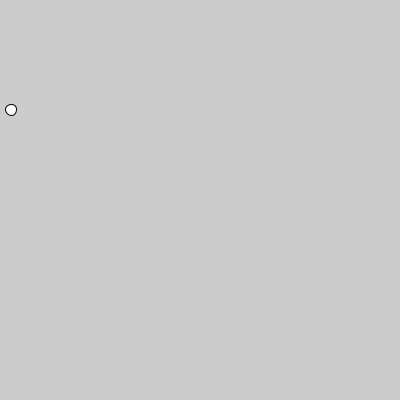
Frame 1 (no input)
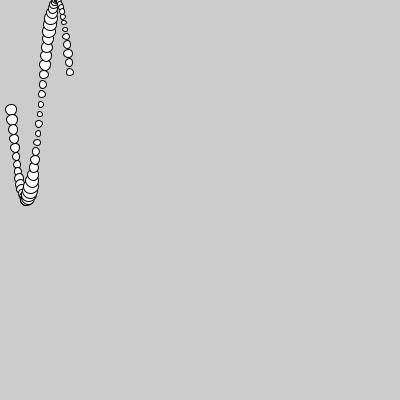
Frame 60 (the mouse pressed at the canvas centre just before this capture)
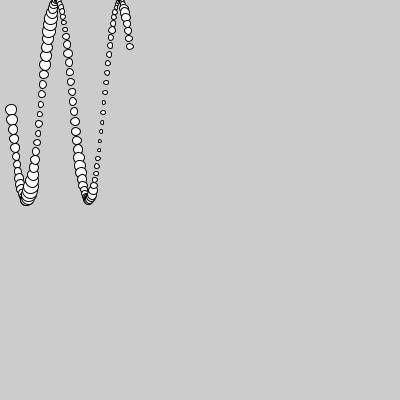
Frame 120 (the mouse held since frame 60 and released just before this capture)

The Processing sketch that drew these frames (run headless with seeded random() and noise(); from frame 60 on, the mouse is pressed at the canvas centre):

// Processing sketch: processing_76078
// ── processing_76078.pde

float noiseval;
float xpos;

float angle;


void setup(){
  

  size(400,400);
  noiseval=0;
  xpos=10;
}



void draw() {
  //background(0)
  noiseval+=0.1;
  xpos++;
  
  
  ellipse(xpos, sin(noiseval)*100+100,noise(noiseval)*20,noise(noiseval)*20);
  
}

//circunferencia con auimento constante en x, el seno en y y el noise determina el radio
//circulo, tiene tres variables uqe definen su comportamiento
//diametro el diamtro esta variando por el noise
//comportamieno de x e y
// el seno se aplica sin)
//despllazamiento x (++)


//la circunferencia psasa un apura vez yy se va
